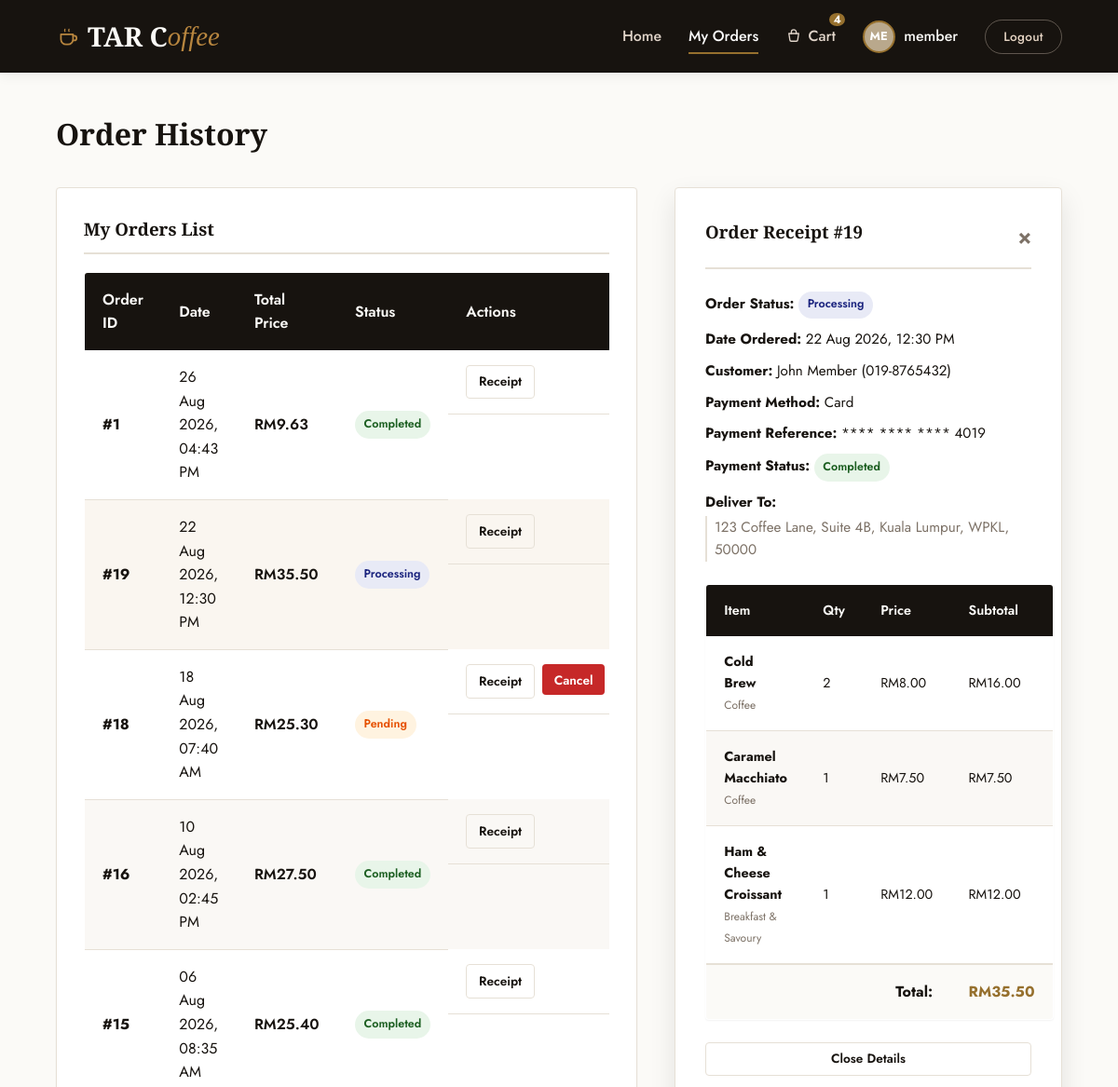
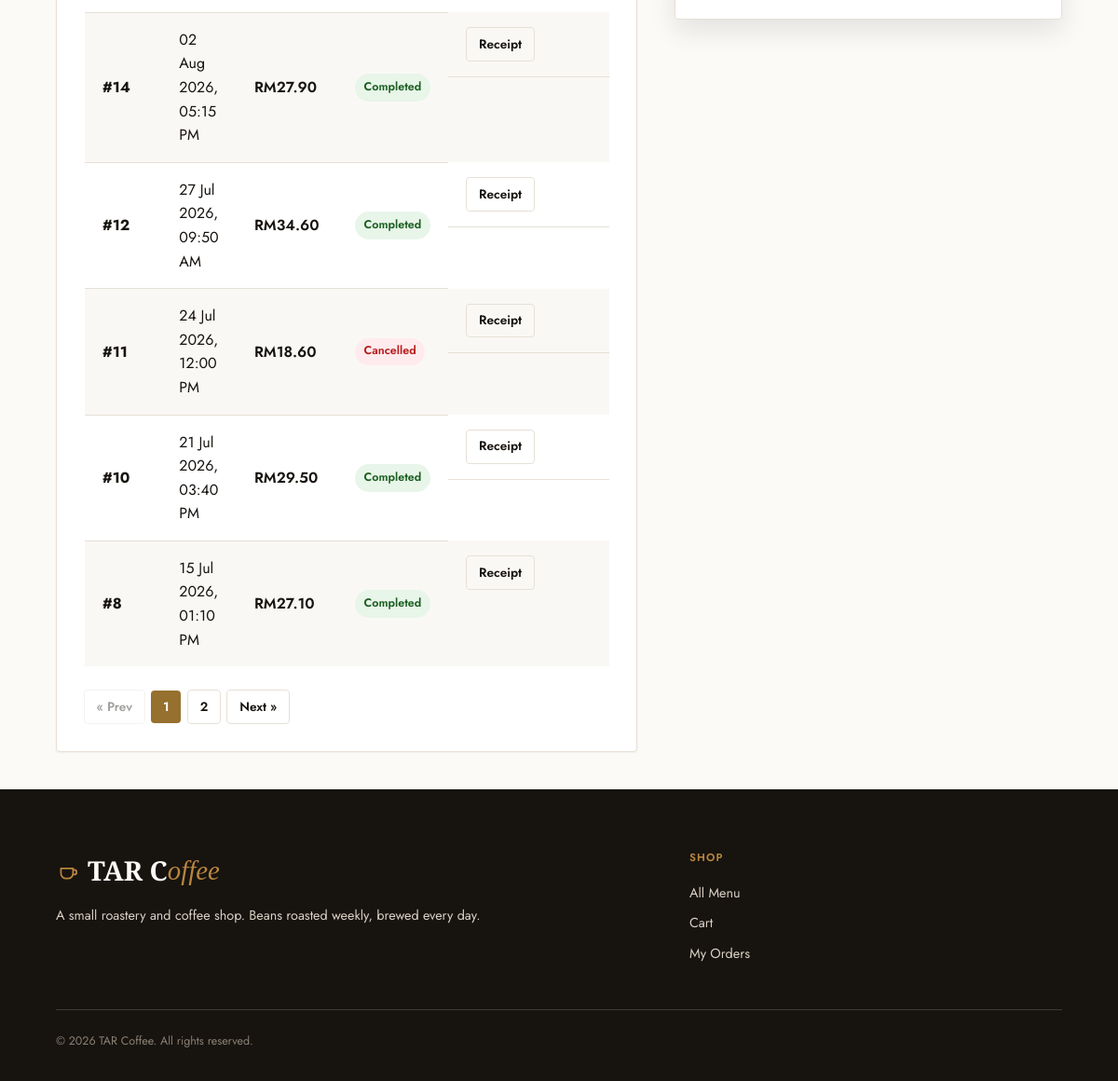
Page /orders.php?detail_id=19 (signed in) on the committed database (2 pictures, top to bottom).
### tables this page shows
CREATE TABLE `users` (
  `id` INT AUTO_INCREMENT PRIMARY KEY,
  `username` VARCHAR(50) NOT NULL UNIQUE,
  `email` VARCHAR(100) NOT NULL UNIQUE,
  `password` VARCHAR(255) NOT NULL,
  `full_name` VARCHAR(100) NOT NULL,
  `phone` VARCHAR(20) DEFAULT NULL,
  `photo` VARCHAR(255) DEFAULT 'default_user.png',
  `role` ENUM('super_admin', 'admin', 'member') DEFAULT 'member',
  `status` ENUM('active', 'blocked') DEFAULT 'active',
  `failed_attempts` INT UNSIGNED NOT NULL DEFAULT 0,
  `locked_until` DATETIME DEFAULT NULL,
  `created_at` TIMESTAMP DEFAULT CURRENT_TIMESTAMP,
  INDEX `idx_users_status` (`status`)
);

CREATE TABLE `orders` (
  `id` INT AUTO_INCREMENT PRIMARY KEY,
  `user_id` INT DEFAULT NULL,
  `voucher_id` INT DEFAULT NULL,
  `customer_name` VARCHAR(100) NOT NULL,
  `customer_phone` VARCHAR(20) NOT NULL,
  `fulfillment_type` ENUM('pickup', 'delivery') NOT NULL DEFAULT 'delivery',
  `shipping_address` TEXT DEFAULT NULL, 
  `discount_amount` DECIMAL(10, 2) NOT NULL DEFAULT 0.00,
  `total_price` DECIMAL(10, 2) NOT NULL,
  `status` ENUM('Pending', 'Processing', 'Completed', 'Cancelled') DEFAULT 'Pending',
  `order_date` TIMESTAMP DEFAULT CURRENT_TIMESTAMP,
  FOREIGN KEY (`user_id`) REFERENCES `users` (`id`) ON DELETE SET NULL,
  FOREIGN KEY (`voucher_id`) REFERENCES `vouchers` (`id`) ON DELETE SET NULL,
  INDEX `idx_orders_status` (`status`),
  INDEX `idx_orders_fulfillment` (`fulfillment_type`), 
  INDEX `idx_orders_date` (`order_date`)
);

CREATE TABLE `payments` (
  `id` INT AUTO_INCREMENT PRIMARY KEY,
  `order_id` INT NOT NULL,
  `payment_method` ENUM('card', 'e_wallet', 'cash') NOT NULL DEFAULT 'card',
  `transaction_id` VARCHAR(100) DEFAULT NULL,
  `amount` DECIMAL(10, 2) NOT NULL,
  `payment_status` ENUM('pending', 'completed', 'failed') NOT NULL DEFAULT 'completed',
  `paid_at` TIMESTAMP DEFAULT CURRENT_TIMESTAMP,
  FOREIGN KEY (`order_id`) REFERENCES `orders` (`id`) ON DELETE CASCADE
);

CREATE TABLE `order_items` (
  `id` INT AUTO_INCREMENT PRIMARY KEY,
  `order_id` INT NOT NULL,
  `product_id` INT DEFAULT NULL,
  `price` DECIMAL(10, 2) NOT NULL,
  `quantity` INT NOT NULL,
  `customization` VARCHAR(255) DEFAULT NULL,
  `options_summary` VARCHAR(500) DEFAULT NULL,
  FOREIGN KEY (`order_id`) REFERENCES `orders` (`id`) ON DELETE CASCADE,
  FOREIGN KEY (`product_id`) REFERENCES `products` (`id`) ON DELETE SET NULL
);

CREATE TABLE `products` (
  `id` INT AUTO_INCREMENT PRIMARY KEY,
  `category_id` INT DEFAULT NULL,
  `name` VARCHAR(100) NOT NULL,
  `description` TEXT DEFAULT NULL,
  `price` DECIMAL(10, 2) NOT NULL,
  `stock` INT UNSIGNED DEFAULT 0,
  `created_at` TIMESTAMP DEFAULT CURRENT_TIMESTAMP,
  FOREIGN KEY (`category_id`) REFERENCES `categories` (`id`) ON DELETE SET NULL,
  INDEX `idx_products_name` (`name`)
);

CREATE TABLE `categories` (
  `id` INT AUTO_INCREMENT PRIMARY KEY,
  `name` VARCHAR(50) NOT NULL UNIQUE,
  `description` TEXT DEFAULT NULL
);

### orders.php (the view, shortened to what the rows shown need)
<?php
require_once __DIR__ . '/includes/header.php';
$user_id = $_SESSION['user_id'];
$per_page = 10;
$pg = paginate_query($pdo, "SELECT COUNT(*) FROM orders WHERE user_id = ?", [$user_id], $per_page);
$stmt = $pdo->prepare("SELECT * FROM orders WHERE user_id = ? ORDER BY order_date DESC LIMIT " . (int) $pg['per_page'] . " OFFSET " . (int) $pg['offset']);
$stmt->execute([$user_id]);
$orders = $stmt->fetchAll();
$expand_order_id = isset($_GET['detail_id']) ? intval($_GET['detail_id']) : 0;
$expand_order = null;
$expand_items = [];
if ($expand_order_id > 0) {
    $stmt = $pdo->prepare("SELECT * FROM orders WHERE id = ? AND user_id = ?");
    $stmt->execute([$expand_order_id, $user_id]);
    $expand_order = $stmt->fetch();
    if ($expand_order) {
        $stmt = $pdo->prepare("SELECT oi.quantity, oi.price as checkout_price, oi.customization, p.name, p.id as product_id, cat.name as category_name,
                               (SELECT image_path FROM product_images WHERE product_id = p.id ORDER BY is_primary DESC, id ASC LIMIT 1) as primary_image
                               FROM order_items oi
                               LEFT JOIN products p ON oi.product_id = p.id
                               LEFT JOIN categories cat ON p.category_id = cat.id
                               WHERE oi.order_id = ?");
        $stmt->execute([$expand_order_id]);
        $expand_items = $stmt->fetchAll();
        $pay_stmt = $pdo->prepare("SELECT * FROM payments WHERE order_id = ? ORDER BY id DESC LIMIT 1");
        $pay_stmt->execute([$expand_order_id]);
        $expand_payment = $pay_stmt->fetch();
    }
}
?>
<h1 class="page-title">Order History</h1>
<?php if (empty($orders)): ?>
    <div class="alert alert-info" style="text-align: center; padding: 3rem;">
        <p style="font-size: 1.1rem; margin-bottom: 1rem;">You have not placed any orders yet.</p>
        <a href="index.php" class="btn btn-accent">Order Your First Coffee</a>
    </div>
<?php else: ?>
    <div class="list-detail-columns" style="grid-template-columns: <?= ($expand_order) ? '1.5fr 1fr' : '1fr' ?>;">
        <section class="admin-panel">
            <div class="table-responsive">
                <table class="table">
                    <thead>
                        <tr>
                            <th>Order ID</th>
                            <th>Date</th>
                            <th>Total Price</th>
                            <th>Status</th>
                            <th>Actions</th>
                        </tr>
                    </thead>
                    <tbody>
                        <?php foreach ($orders as $ord): ?>
                            <tr class="<?= ($expand_order_id === $ord['id']) ? 'active-row' : '' ?>" style="<?= ($expand_order_id === $ord['id']) ? 'background-color: #FAF6F0;' : '' ?>">
                                <td><strong>#<?= $ord['id'] ?></strong></td>
                                <td><?= date('d M Y, h:i A', strtotime($ord['order_date'])) ?></td>
                                <td style="font-weight: 600; color: var(--primary-dark);">RM<?= number_format($ord['total_price'], 2) ?></td>
                                <td>
                                    <span class="badge badge-<?= strtolower($ord['status']) ?>">
                                        <?= htmlspecialchars($ord['status']) ?>
                                    </span>
                                </td>
                                <td style="display: flex; gap: 0.5rem;">
                                    <a href="orders.php?detail_id=<?= $ord['id'] ?>" class="btn btn-secondary btn-sm">Receipt</a>
                                    <?php if ($ord['status'] === 'Pending'): ?>
                                        <form action="orders.php" method="POST" style="margin: 0;">
                                            <button type="submit" class="btn btn-danger btn-sm confirm-action" data-confirm-message="Are you sure you want to cancel order #<?= $ord['id'] ?>? This will refund items back into stock immediately.">Cancel</button>
                                        </form>
                                    <?php endif; ?>
                                </td>
                            </tr>
                        <?php endforeach; ?>
                    </tbody>
                </table>
            </div>
            <?= render_pagination($pg, 'orders.php', []) ?>
        </section>
        <?php if ($expand_order): ?>
            <section class="admin-panel dialog-container" style="margin-top: 0;">
                <div style="display: flex; justify-content: space-between; align-items: center; border-bottom: 2px solid var(--border-color); padding-bottom: 0.8rem; margin-bottom: 1.5rem;">
                    <h3 style="border-bottom: none; margin: 0;">Order Receipt #<?= $expand_order['id'] ?></h3>
                    <a href="orders.php" style="font-size: 1.5rem; font-weight: 700; color: var(--text-muted);">&times;</a>
                </div>
                <div style="font-size: 0.95rem; display: flex; flex-direction: column; gap: 0.6rem; margin-bottom: 1.5rem;">
                    <div><strong>Order Status:</strong> <span class="badge badge-<?= strtolower($expand_order['status']) ?>"><?= htmlspecialchars($expand_order['status']) ?></span></div>
                    <div><strong>Date Ordered:</strong> <?= date('d M Y, h:i A', strtotime($expand_order['order_date'])) ?></div>
                    <div><strong>Customer:</strong> <?= htmlspecialchars($expand_order['customer_name']) ?> (<?= htmlspecialchars($expand_order['customer_phone']) ?>)</div>
                    <div><strong>Payment Method:</strong> <?= htmlspecialchars(ucfirst(str_replace('_', ' ', $expand_payment['payment_method'] ?? 'N/A'))) ?></div>
                    <div><strong>Payment Reference:</strong> <?= htmlspecialchars($expand_payment['transaction_id'] ?? 'Pay on pickup/delivery') ?></div>
                    <div><strong>Payment Status:</strong> <span class="badge badge-<?= strtolower($expand_payment['payment_status'] ?? '') ?>"><?= htmlspecialchars(ucfirst($expand_payment['payment_status'] ?? 'N/A')) ?></span></div>
                    <?php if ($expand_order['fulfillment_type'] === 'delivery'): ?>
                        <div><strong>Deliver To:</strong><br><span style="color: var(--text-muted); display: block; padding-left: 0.5rem; border-left: 2px solid var(--border-color); margin-top: 0.2rem;"><?= nl2br(htmlspecialchars($expand_order['shipping_address'])) ?></span></div>
                    <?php else: ?>
                        <div><strong>Fulfillment:</strong> Pickup at Store</div>
                    <?php endif; ?>
                </div>
                <table class="table" style="font-size: 0.9rem; margin-bottom: 1.5rem;">
                    <thead>
                        <tr>
                            <th>Item</th>
                            <th>Qty</th>
                            <th>Price</th>
                            <th>Subtotal</th>
                        </tr>
                    </thead>
                    <tbody>
                        <?php foreach ($expand_items as $item): ?>
                            <tr>
                                <td>
                                    <strong><?= htmlspecialchars($item['name'] ?? 'Removed Product') ?></strong><br>
                                    <span style="font-size: 0.75rem; color: var(--text-muted);"><?= htmlspecialchars($item['category_name'] ?? '') ?></span>
                                </td>
                                <td><?= $item['quantity'] ?></td>
                                <td>RM<?= number_format($item['checkout_price'], 2) ?></td>
                                <td>RM<?= number_format($item['checkout_price'] * $item['quantity'], 2) ?></td>
                            </tr>
                        <?php endforeach; ?>
                        <tr style="background-color: var(--bg-cream); font-weight: 700; font-size: 1rem;">
                            <td colspan="3" style="text-align: right; border-top: 2px solid var(--border-color);">Total:</td>
                            <td style="border-top: 2px solid var(--border-color); color: var(--accent);">RM<?= number_format($expand_order['total_price'], 2) ?></td>
                        </tr>
                    </tbody>
                </table>
                <div style="text-align: center;">
                    <a href="orders.php" class="btn btn-secondary btn-sm" style="width: 100%;">Close Details</a>
                </div>
            </section>
        <?php endif; ?>
    </div>
<?php endif; ?>
<?php
require_once __DIR__ . '/includes/footer.php';
?>

### includes/header.php (shortened to what the rows shown need)
<?php
$is_admin_dir = (strpos($_SERVER['SCRIPT_NAME'], '/admin/') !== false);
$base_path = $is_admin_dir ? '../' : './';
$current_page = basename($_SERVER['SCRIPT_NAME']);
$has_hero = ($current_page === 'index.php' && !$is_admin_dir);
require_once __DIR__ . '/db.php';
require_once __DIR__ . '/auth.php';
require_once __DIR__ . '/html_helpers.php';
$current_user = null;
if (is_logged_in()) {
    $current_user = get_logged_in_user($pdo);
}
?>
<!DOCTYPE html>
<html lang="en">
<head>
    <link rel="stylesheet" href="<?= $base_path ?>assets/css/style.css?v=<?= @filemtime(__DIR__ . '/../assets/css/style.css') ?>">
</head>
<body>
<header id="site-header" class="<?= $has_hero ? 'nav-transparent' : '' ?>">
    <div class="nav-container">
        <nav>
            <ul class="nav-menu">
                <?php if (is_logged_in() && $current_user): ?>
                    <li class="nav-profile">
                        <?php
                        $avatar = !empty($current_user['photo']) ? $base_path . 'uploads/profiles/' . $current_user['photo'] : '';
                        if (!empty($current_user['photo']) && file_exists(__DIR__ . '/../uploads/profiles/' . $current_user['photo'])):
                        ?>
                            <img src="<?= $avatar ?>" class="nav-avatar" alt="Avatar">
                        <?php else: ?>
                            <div class="nav-avatar" style="background-color: var(--primary-light); color: white; display: flex; align-items: center; justify-content: center; font-size: 0.8rem; font-weight: 700; text-transform: uppercase;">
                                <?= substr($current_user['username'], 0, 2) ?>
                            </div>
                        <?php endif; ?>
                        <a href="<?= $base_path ?>profile.php" style="color: var(--bg-cream); font-weight: 500;">
                            <?= htmlspecialchars($current_user['username']) ?>
                        </a>
                    </li>
                    <li class="nav-item"><a href="<?= $base_path ?>logout.php" class="nav-btn nav-btn-ghost">Logout</a></li>
                <?php else: ?>
                    <li class="nav-item"><a href="<?= $base_path ?>login.php">Login</a></li>
                    <li class="nav-item"><a href="<?= $base_path ?>register.php" class="nav-btn">Register</a></li>
                <?php endif; ?>
            </ul>
        </nav>
    </div>
</header>
<main>

### includes/html_helpers.php (shortened to what the rows shown need)
<?php
function paginate_current_page() {
    $page = filter_input(INPUT_GET, 'page', FILTER_VALIDATE_INT);
    if ($page === false || $page === null || $page < 1) {
        return 1;
    }
    return $page;
}
function paginate_query($pdo, $count_sql, $params, $per_page) {
    $stmt = $pdo->prepare($count_sql);
    $stmt->execute($params);
    $total_rows = (int) $stmt->fetchColumn();
    $total_pages = max(1, (int) ceil($total_rows / $per_page));
    $page = min(paginate_current_page(), $total_pages);
    $offset = ($page - 1) * $per_page;
    return [
        'page' => $page,
        'per_page' => $per_page,
        'offset' => $offset,
        'total_rows' => $total_rows,
        'total_pages' => $total_pages,
    ];
}
function render_pagination($pg, $base_url, $query_params = []) {
    $page = $pg['page'];
    $total = $pg['total_pages'];
    $link = function ($p) use ($base_url, $query_params) {
        $qp = $query_params;
        $qp['page'] = $p;
        return htmlspecialchars($base_url . '?' . http_build_query($qp));
    };
    $html = '<nav class="pagination" aria-label="Pagination">';
    $html .= $page > 1
        ? '<a href="' . $link($page - 1) . '" class="btn btn-secondary btn-sm">&laquo; Prev</a>'
        : '<span class="btn btn-secondary btn-sm disabled">&laquo; Prev</span>';
    $window = 2;
    $start = max(1, $page - $window);
    $end = min($total, $page + $window);
    for ($p = $start; $p <= $end; $p++) {
        $cls = $p === $page ? 'btn btn-sm btn-accent' : 'btn btn-sm btn-secondary';
        $html .= '<a href="' . $link($p) . '" class="' . $cls . '">' . $p . '</a>';
    }
    $html .= $page < $total
        ? '<a href="' . $link($page + 1) . '" class="btn btn-secondary btn-sm">Next &raquo;</a>'
        : '<span class="btn btn-secondary btn-sm disabled">Next &raquo;</span>';
    $html .= '</nav>';
    return $html;
}
?>

### rows in the picture
users: username "ME", username "member"
orders: id "1", order_date "26 Aug 2026, 04:43 PM", total_price "9.63", status "Completed"
orders: id "19", order_date "22 Aug 2026, 12:30 PM", total_price "35.50", status "Processing", customer_name "John Member", customer_phone "019-8765432", shipping_address "123 Coffee Lane, Suite 4B, Kuala Lumpur, WPKL, 50000"
orders: id "18", order_date "18 Aug 2026, 07:40 AM", total_price "25.30", status "Pending"
orders: id "16", order_date "10 Aug 2026, 02:45 PM", total_price "27.50", status "Completed"
orders: id "15", order_date "06 Aug 2026, 08:35 AM", total_price "25.40", status "Completed"
orders: id "14", order_date "02 Aug 2026, 05:15 PM", total_price "27.90", status "Completed"
orders: id "12", order_date "27 Jul 2026, 09:50 AM", total_price "34.60", status "Completed"
orders: id "11", order_date "24 Jul 2026, 12:00 PM", total_price "18.60", status "Cancelled"
orders: id "10", order_date "21 Jul 2026, 03:40 PM", total_price "29.50", status "Completed"
orders: id "8", order_date "15 Jul 2026, 01:10 PM", total_price "27.10", status "Completed"
payments: payment_method "Card", transaction "**** **** **** 4019", payment_status "Completed"
order_items: product.name "Cold Brew", categories.name "Coffee", quantity "2", price "8.00", $item['checkout_price'] * $item['quantity'] "16.00"
order_items: product.name "Caramel Macchiato", categories.name "Coffee", quantity "1", price "7.50", $item['checkout_price']*$item['quantity'] "7.50"
order_items: product.name "Ham & Cheese Croissant", categories.name "Breakfast & Savoury", quantity "1", price "12.00", $item['checkout_price']*$item['quantity'] "12.00"

### other values in the picture
$cart_count "4"
